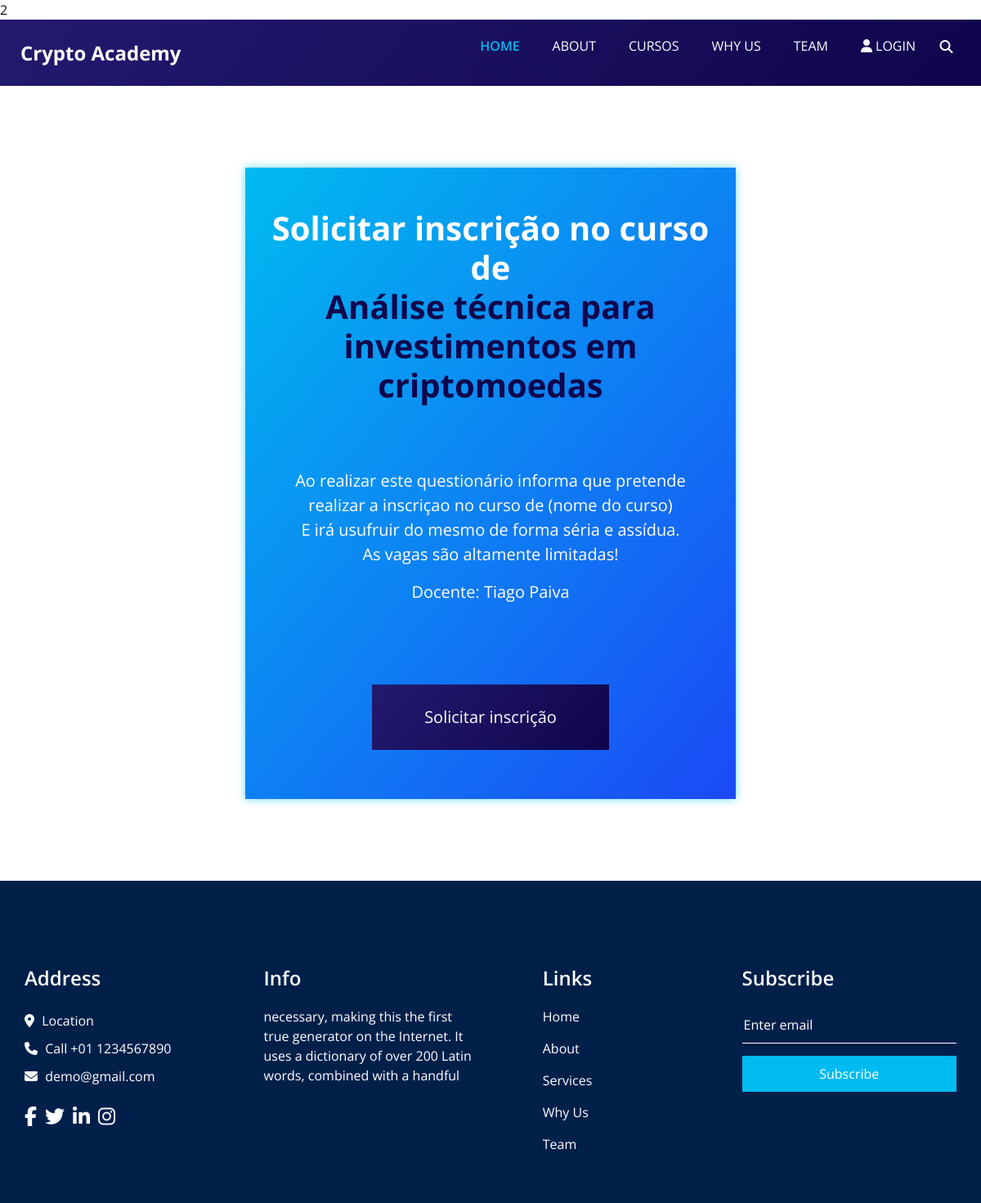
Page /paginas/inscricaoCurso.php?id=2 on the committed database.
### tables this page shows
CREATE TABLE `curso` (
                         `id_curso` int(11) NOT NULL,
                         `docente` varchar(100) NOT NULL,
                         `nome` varchar(50) NOT NULL,
                         `descricao` text NOT NULL,
                         `max_num` int(10) NOT NULL DEFAULT 10
);

### paginas/inscricaoCurso.php (the view, shortened to what this page needs)
<?php
global $conn;
$id_curso = $_GET["id"];
$sql = "SELECT docente, nome FROM curso WHERE id_curso = '$id_curso'";
$result = mysqli_query($conn, $sql);
if($result && mysqli_num_rows($result) > 0){
    while($row = mysqli_fetch_assoc($result)){
        $docente = $row["docente"];
        $nome = $row["nome"];
    }
}
?>
<!DOCTYPE html>
<html>
<head>
    <link rel="stylesheet" type="text/css" href="bootstrap.css" />
    <link rel="stylesheet" type="text/css" href="https://cdnjs.cloudflare.com/ajax/libs/OwlCarousel2/2.3.4/assets/owl.carousel.min.css" />
    <link href="font-awesome.min.css" rel="stylesheet" />
    <link href="style.css" rel="stylesheet" />
    <link href="responsive.css" rel="stylesheet" />
</head>
<body class="sub_page">
<div class="hero_area">
    <header class="header_section">
        <div class="container-fluid">
            <nav class="navbar navbar-expand-lg custom_nav-container ">
                <a class="navbar-brand" href="paginaPrincipal.php">
            <span>
              Crypto Academy
            </span>
                </a>
                <div class="collapse navbar-collapse" id="navbarSupportedContent">
                    <ul class="navbar-nav  ">
                        <li class="nav-item active">
                            <a class="nav-link" href="paginaPrincipal.php">Home <span class="sr-only">(current)</span></a>
                        </li>
                        <li class="nav-item">
                            <a class="nav-link" href="about.html"> About</a>
                        </li>
                        <li class="nav-item">
                            <a class="nav-link" href="cursos.php">Cursos</a>
                        </li>
                        <li class="nav-item">
                            <a class="nav-link" href="why.html">Why Us</a>
                        </li>
                        <li class="nav-item">
                            <a class="nav-link" href="team.html">Team</a>
                        </li>
                        <li class="nav-item">
                            <?php
                            if(isset($_SESSION["user"])){
                                echo '<a class="nav-link" href="logout.php"> <i class="fa fa-user" aria-hidden="true"></i> Logout</a>';
                            }else{
                                echo '<a class="nav-link" href="login.html"> <i class="fa fa-user" aria-hidden="true"></i> Login</a>';
                            }
                            ?>
                        </li>
                        <form class="form-inline">
                            <button class="btn  my-2 my-sm-0 nav_search-btn" type="submit">
                                <i class="fa fa-search" aria-hidden="true"></i>
                            </button>
                        </form>
                    </ul>
                </div>
            </nav>
        </div>
    </header>
</div>
<div class="container-inscricao">
    <div class="informacoes">
        <form action="inscrever.php" method="post">
            <br>
            <h3>Solicitar inscrição no curso de <br><span style="color: #0F054CFF;"><?php echo $nome ?></span></h3>
            <br><br>
            <div>
                <p>Ao realizar este questionário informa que pretende <br> realizar a inscriçao no curso de (nome do curso)<br>E irá usufruir do mesmo de forma séria e assídua.<br>As vagas são altamente limitadas!</p>
                <label>Docente: <?php echo $docente ?></label><br>
            </div>
            <br> <br><br>
            <input type="submit" value="Solicitar inscrição" name="botao">
            <br><br>
        </form>
    </div>
</div>
<section class="info_section layout_padding2">
    <div class="container">
        <div class="row">
            <div class="col-md-6 col-lg-3 info_col">
                <div class="info_contact">
                    <h4>
                        Address
                    </h4>
                    <div class="contact_link_box">
                        <a href="">
                            <i class="fa fa-map-marker" aria-hidden="true"></i>
                            <span>
                  Location
                </span>
                        </a>
                        <a href="">
                            <i class="fa fa-phone" aria-hidden="true"></i>
                            <span>
                  Call +01 1234567890
                </span>
                        </a>
                        <a href="">
                            <i class="fa fa-envelope" aria-hidden="true"></i>
                            <span>
                  demo@gmail.com
                </span>
                        </a>
                    </div>
                </div>
                <div class="info_social">
                    <a href="">
                        <i class="fa fa-facebook" aria-hidden="true"></i>
                    </a>
                    <a href="">
                        <i class="fa fa-twitter" aria-hidden="true"></i>
                    </a>
                    <a href="">
                        <i class="fa fa-linkedin" aria-hidden="true"></i>
                    </a>
                    <a href="">
                        <i class="fa fa-instagram" aria-hidden="true"></i>
                    </a>
                </div>
            </div>
            <div class="col-md-6 col-lg-3 info_col">
                <div class="info_detail">
                    <h4>
                        Info
                    </h4>
                    <p>
                        necessary, making this the first true generator on the Internet. It uses a dictionary of over 200 Latin words, combined with a handful
                    </p>
                </div>
            </div>
            <div class="col-md-6 col-lg-2 mx-auto info_col">
                <div class="info_link_box">
                    <h4>
                        Links
                    </h4>
                    <div class="info_links">
                        <a class="active" href="paginaPrincipal.php">
                            Home
                        </a>
                        <a class="" href="about.html">
                            About
                        </a>
                        <a class="" href="cursos.php">
                            Services
                        </a>
                        <a class="" href="why.html">
                            Why Us
                        </a>
                        <a class="" href="team.html">
                            Team
                        </a>
                    </div>
                </div>
            </div>
            <div class="col-md-6 col-lg-3 info_col ">
                <h4>
                    Subscribe
                </h4>
                <form action="#">
                    <input type="text" placeholder="Enter email" />
                    <button type="submit">
                        Subscribe
                    </button>
                </form>
            </div>
        </div>
    </div>
</section>
</body>
</html>

### paginas/style.css (style rules this page uses)
body { font-family: "Open Sans", sans-serif; color: #0c0c0c; background-color: #ffffff; overflow-x: hidden; }
.layout_padding2 { padding: 75px 0; }
a, a:hover, a:focus { text-decoration: none; }
.btn, .btn:focus { outline: none !important; -webkit-box-shadow: none; box-shadow: none; }
.hero_area { position: relative; min-height: 100vh; display: -webkit-box; display: -ms-flexbox; display: flex; -webkit-box-orient: vertical; -webkit-box-direction: normal; -ms-flex-direction: column; flex-direction: column; }
.sub_page .hero_area { min-height: auto; background: linear-gradient(130deg, #231a6f, #0f054c); }
.header_section { padding: 15px 0; }
.header_section .container-fluid { padding-right: 25px; padding-left: 25px; }
.navbar-brand span { font-weight: bold; font-size: 24px; color: #ffffff; }
.custom_nav-container { padding: 0; }
.custom_nav-container .navbar-nav { margin-left: auto; }
.custom_nav-container .navbar-nav .nav-item .nav-link { padding: 5px 20px; color: #ffffff; text-align: center; text-transform: uppercase; border-radius: 5px; -webkit-transition: all 0.3s; transition: all 0.3s; }
.custom_nav-container .navbar-nav .nav-item:hover .nav-link, .custom_nav-container .navbar-nav .nav-item.active .nav-link { color: #00bbf0; }
.custom_nav-container .navbar-nav .nav-item.active .nav-link { font-weight: 600; }
.custom_nav-container .nav_search-btn { width: 35px; height: 35px; padding: 0; border: none; color: #ffffff; }
.info_section { background-color: #00204a; color: #ffffff; padding: 45px 0 15px 0; }
.info_section h4 { font-weight: 600; margin-bottom: 20px; }
.info_section .info_col { margin-bottom: 30px; }
.info_section .info_contact .contact_link_box { display: -webkit-box; display: -ms-flexbox; display: flex; -webkit-box-orient: vertical; -webkit-box-direction: normal; -ms-flex-direction: column; flex-direction: column; }
.info_section .info_contact .contact_link_box a { margin: 5px 0; color: #ffffff; }
.info_section .info_contact .contact_link_box a i { margin-right: 5px; }
.info_section .info_social { display: -webkit-box; display: -ms-flexbox; display: flex; margin-top: 20px; margin-bottom: 10px; }
.info_section .info_social a { display: -webkit-box; display: -ms-flexbox; display: flex; -webkit-box-pack: center; -ms-flex-pack: center; justify-content: center; -webkit-box-align: center; -ms-flex-align: center; align-items: center; color: #ffffff; border-radius: 100%; margin-right: 10px; font-size: 24px; }
.info_section .info_links { display: -webkit-box; display: -ms-flexbox; display: flex; -webkit-box-orient: vertical; -webkit-box-direction: normal; -ms-flex-direction: column; flex-direction: column; -ms-flex-wrap: wrap; flex-wrap: wrap; }
.info_section .info_links a { display: -webkit-box; display: -ms-flexbox; display: flex; -webkit-box-align: center; -ms-flex-align: center; align-items: center; margin-bottom: 15px; color: #ffffff; }
.info_section form input { border: none; border-bottom: 1px solid #ffffff; background-color: transparent; width: 100%; height: 45px; color: #ffffff; outline: none; }
.info_section form input::placeholder { color: #ffffff; }
.info_section form button { width: 100%; text-align: center; display: inline-block; padding: 10px 55px; background-color: #00bbf0; color: #ffffff; border-radius: 0; -webkit-transition: all 0.3s; transition: all 0.3s; border: none; margin-top: 15px; }
.container { margin-top: 5%; }
.container-inscricao { background: linear-gradient(130deg, #00bbf0, #1b49f6); width: 50%; display: flex; justify-content: center; margin: 100px auto; box-shadow: 0 0 10px rgba(0, 187, 240, 0.6); }
.informacoes { margin: 10px; text-align: center; width: 100%; font-size: 20px; color: white; }
.informacoes h3 { padding: 10px; color: white; position: relative; font-weight: bold; font-size: 40px; }
.informacoes input { background: linear-gradient(130deg, #231a6f, #0f054c); border: none; color: white; width: 50%; height: 10vh; }

### paginas/responsive.css (style rules this page uses)
@media (min-width: 1200px) { .container { max-width: 1170px; } }

### rows in the picture
curso: nome "Análise técnica para investimentos em criptomoedas", docente "Tiago Paiva"
